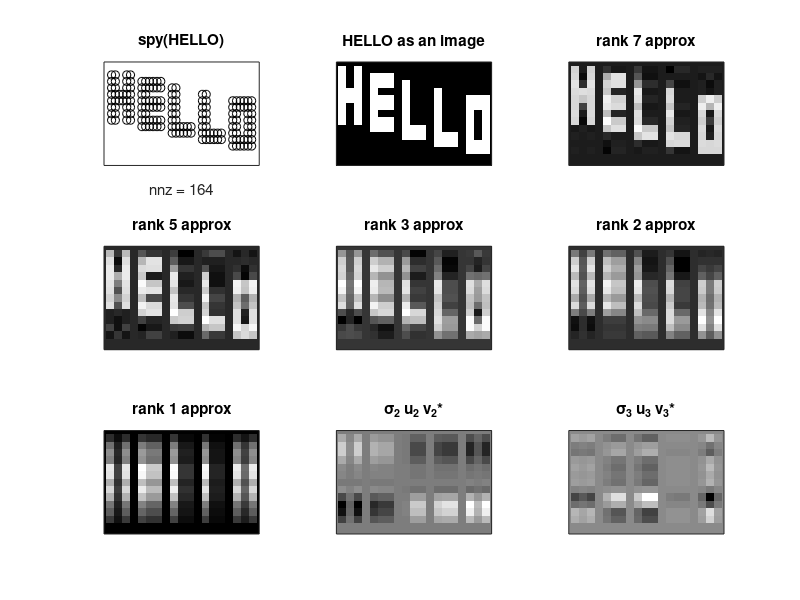

This figure's MATLAB source:
function svdhello;
% SVDHELLO shows "image compression" using SVD

% first build A=HELLO
bl=ones(8,6);
H=bl; H(1:3,3:4)=zeros(3,2); H(6:8,3:4)=zeros(3,2);
E=bl; E(3,3:6)=zeros(1,4); E(6,3:6)=zeros(1,4); 
L=bl; L(1:6,3:6)=zeros(6,4);
O=bl; O(3:6,3:4)=zeros(4,2);
A=zeros(15,40); A(2:9,2:7)=H; A(3:10,10:15)=E; 
A(4:11,18:23)=L; A(5:12,26:31)=L; A(6:13,34:39)=O;
subplot(3,3,1), spy(A,'ko')
set(gca,'XTick',[]),  set(gca,'YTick',[])
title('spy(HELLO)')
showit(2,A),  title('HELLO as an image')

% use SVD for various "compressions"
[U,S,V] = svd(A);
c=7; showit(3,U(:,1:c)*S(1:c,1:c)*V(:,1:c)')
title('rank 7 approx')
c=5; showit(4,U(:,1:c)*S(1:c,1:c)*V(:,1:c)')
title('rank 5 approx')
c=3; showit(5,U(:,1:c)*S(1:c,1:c)*V(:,1:c)')
title('rank 3 approx')
c=2; showit(6,U(:,1:c)*S(1:c,1:c)*V(:,1:c)')
title('rank 2 approx')
c=1; showit(7,U(:,1:c)*S(1:c,1:c)*V(:,1:c)')
title('rank 1 approx')
c=2; showit(8,U(:,c)*S(c,c)*V(:,c)'), title('\sigma_2 u_2 v_2*')
c=3; showit(9,U(:,c)*S(c,c)*V(:,c)'), title('\sigma_3 u_3 v_3*')

  % helper function
  function showit(pos,B);
  subplot(3,3,pos)
  imagesc(B),  colormap gray
  %surf(flipud(B)), view(2), shading interp     % <-- alternative look
  axis([1 40 1 15]),  set(gca,'XTick',[]),  set(gca,'YTick',[])
  end

end
